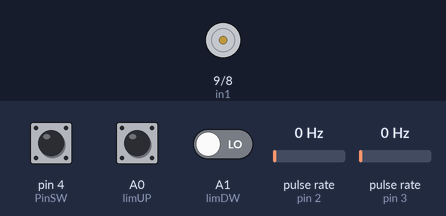
The sketch below on a simulated Arduino Uno, built with avr-gcc and run on an emulated ATmega328P. Shown: motor-driver pin pairs drawn as motors (green arrow = first pin HIGH = forward, orange = second pin HIGH = backward, longer = more drive, scaled by the enable pin). Wiring (inferred from the names in the program): 2 × pulse sensor: data pin 2 / data pin 3. The inputs (shaded band) are chosen by the test bench; at power-on: A1 (limDW) LOW, A0 (limUP) LOW, pin 4 (PinSW) HIGH, pulse rate (sensors on pin 2, pin 3) 0 Hz. What the sketch prints to the serial monitor is not drawn.

Above: at 1.2 s.
1.3 s: A1 (limDW) driven HIGH
At 1.7 s:
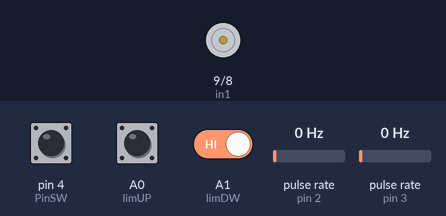
4.3 s: A0 (limUP) pulled HIGH for 1 s
7.3 s: A0 (limUP) pulled HIGH for 3.2 s
12.0 s: pin 4 (PinSW) pulled LOW for 3.2 s
16.7 s: A1 (limDW) driven LOW
At 18.4 s:
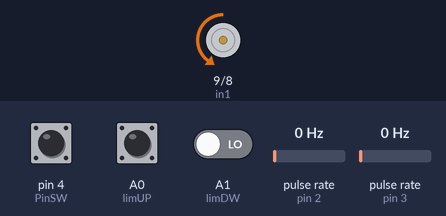
18.9 s: A0 (limUP) pulled HIGH for 0.15 s
At 19.03 s:
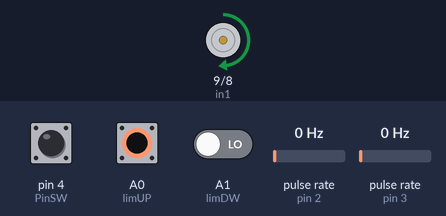
Timing chart, 0 to 21.6 s (numbered marks = the images above; inputs shaded):
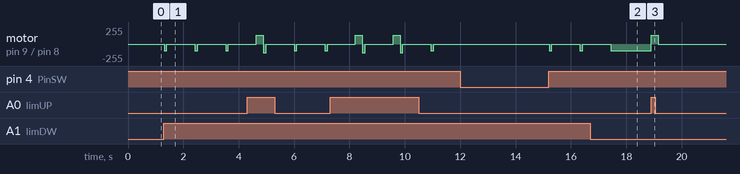

The sketch:

bildrencoder.ino
```cpp
//From bildr article: http://bildr.org/2012/08/rotary-encoder-arduino/
//From  http://tronixlabs.com/news/tutorial-l298n-dual-motor-controller-module-2a-and-arduino///
//Modified and programmed to the need from Dr Süleyman CANAN suleymancanan.wordpress.com
//these pins can not be changed 2/3 are special pins
int encoderPin1 = 2;
int encoderPin2 = 3;
int PinSW    = 4;

int enA = 10;
int in1 = 9;
int in2 = 8;
int limUP = A0;
int limDW = A1;

volatile int lastEncoded = 0;
volatile long encoderValue = 0;
volatile int counts;
unsigned char toggle=0;
 int start = 0;
     int stp = 0;
     int homestatus=0;

long lastencoderValue = 0;

int lastMSB = 0;
int lastLSB = 0;

void setup() {
  Serial.begin (9600);

  pinMode(encoderPin1, INPUT);
  pinMode(encoderPin2, INPUT);

  pinMode(enA, OUTPUT);
  pinMode(in1, OUTPUT);
  pinMode(in2, OUTPUT);
  pinMode(PinSW,INPUT);
  pinMode(limUP,INPUT);
  pinMode(limDW,INPUT);

  //digitalWrite(encoderPin1, HIGH); //turn pullup resistor on
  //digitalWrite(encoderPin2, HIGH); //turn pullup resistor on
  attachInterrupt(0, updateEncoder, CHANGE);
  attachInterrupt(1, updateEncoder, CHANGE);
   //digitalWrite(in1, LOW);
   //digitalWrite(in2, HIGH);


}

void loop(){
  //Do stuff here

/*
if(counts<=0)
{
  counts=0;
  lastEncoded=0;
}
*/
if(counts>=255)
{
  counts=255;
  lastEncoded=0;
}

if (!(digitalRead(PinSW)))
{        // check if pushbutton is pressed
            toggle^=1;
           /* if(toggle==1){
                digitalWrite(in1, LOW);
                digitalWrite(in2, HIGH);
            }
            if(toggle==0){
                digitalWrite(in1, HIGH);
                digitalWrite(in2, LOW);
            }
*/
}
while (!digitalRead(PinSW)) {}  // wait til switch is released
            delay(10);
if(homestatus==0)
demo();
if(homestatus)
{
gotoHome();//homestate();
counts=0;
}

limitUP();
limitDW();
//if(!stp)

///Serial.println(encoderValue/4);
Serial.println(counts);
//Serial.println(stp);
//Serial.println(toggle);
  //delay(1000); //just here to slow down the output, and show it will work  even during a delay
}

void updateEncoder(){
  int MSB = digitalRead(encoderPin1); //MSB = most significant bit
  int LSB = digitalRead(encoderPin2); //LSB = least significant bit

  int encoded = (MSB << 1) |LSB; //converting the 2 pin value to single number
  int sum  = (lastEncoded << 2) | encoded; //adding it to the previous encoded value

  if(sum == 0b1101 || sum == 0b0100 || sum == 0b0010 || sum == 0b1011) //CCW
  {
    encoderValue --;
    if(encoderValue<=0) encoderValue=0;
  }
  if(sum == 0b1110 || sum == 0b0111 || sum == 0b0001 || sum == 0b1000)//CW
  {
   encoderValue++;
//   if(encoderValue>=255) encoderValue=255;
  }
  counts=(encoderValue/4)*5;
  lastEncoded = encoded; //store this value for next time
}
void limitDW()
{
  if(digitalRead(limDW))
  {
  digitalWrite(in1, LOW);// toward motor
  digitalWrite(in2, HIGH);
  analogWrite(enA, 100);
  delay(100);
  digitalWrite(in1, LOW);
  digitalWrite(in2, LOW);
  analogWrite(enA, 0);
  homestatus=1;
  delay(1000);
  }
}
void limitUP()
{
  if(digitalRead(limUP))
  {
  digitalWrite(in1, HIGH);// toward the tail
  digitalWrite(in2, LOW);
  analogWrite(enA, 130);
  delay(250);
  digitalWrite(in1, LOW);
  digitalWrite(in2, LOW);
  analogWrite(enA, 0);
  homestatus=0;
  counts=0;
//  delay(1000);
  }
}

void gotoHome()
{
digitalWrite(in1, LOW);// toward motor
digitalWrite(in2, HIGH);
analogWrite(enA, 100);
}

void homestate()
{
//if(stp==0){
digitalWrite(in1, LOW);// toward motor
digitalWrite(in2, HIGH);
analogWrite(enA, 100);
while(digitalRead(limUP)==0){}
digitalWrite(in1, HIGH);
digitalWrite(in2, LOW);
//}
delay(100);
digitalWrite(in1, LOW);
digitalWrite(in2, LOW);
analogWrite(enA, 0);
homestatus=0;
}


 void demo()
{
 if(toggle==1){
                digitalWrite(in1, LOW);
                digitalWrite(in2, HIGH);
            }
            if(toggle==0){
                digitalWrite(in1, HIGH);
                digitalWrite(in2, LOW);
            }
  analogWrite(enA, counts);

 }
```

Measured:
- after the input at 1.3 s, motor on pin 9 (in1) / pin 8 (in2): alternates backward 100/255 for 0.10 s and stopped for 1.0 s, starting at once
- after the input at 16.7 s, motor on pin 9 (in1) / pin 8 (in2): goes on until 17.4 s, then stays backward 100/255
- after the input at 18.9 s, motor on pin 9 (in1) / pin 8 (in2): backward 100/255 → forward 130/255 at once, → stopped 0.25 s later
